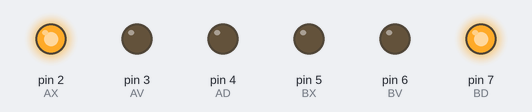
The sketch below on a simulated Arduino Uno, built with avr-gcc and run on an emulated ATmega328P. Parts: output pins drawn as LEDs (lit = HIGH).

Above: at 7.5 s.
At 16.5 s:
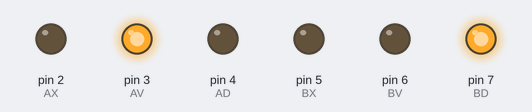
At 25.5 s:
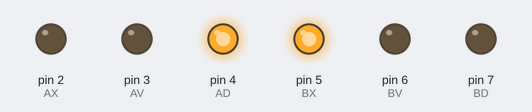
At 34.5 s:
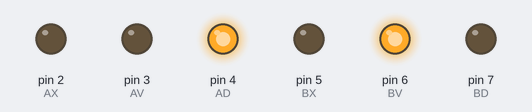
Timing chart, 0 to 46.8 s (numbered marks = the images above):
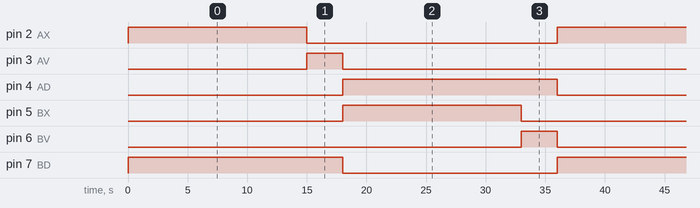

Measured:
- by itself, pin 2 (AX), pin 5 (BX): alternates HIGH for 15.0 s and LOW for 21.0 s
- by itself, pin 3 (AV), pin 6 (BV): alternates HIGH for 3.0 s and LOW for 33.0 s
- by itself, pin 4 (AD), pin 7 (BD): alternates HIGH for 18.0 s and LOW for 18.0 s

The sketch:

code.ino
```cpp
#define AX 2
#define AV 3
#define AD 4

#define BX 5
#define BV 6
#define BD 7
void setup() {
  Serial.begin(9600);
  for(int i = 2; i < 8; i++){
    pinMode(i, OUTPUT);
  }
   digitalWrite(AX, LOW);
   digitalWrite(AV, LOW);
   digitalWrite(AD, LOW);
   digitalWrite(BX, LOW);
   digitalWrite(BV, LOW);
   digitalWrite(BD, LOW);
}
void loop() {
   digitalWrite(AX, HIGH);
   digitalWrite(AV, LOW);
   digitalWrite(AD, LOW);

   digitalWrite(BX, LOW);
   digitalWrite(BV, LOW);
   digitalWrite(BD, HIGH);
   delay(15000);
   digitalWrite(AX, LOW);
   digitalWrite(AV, HIGH);
   digitalWrite(AD, LOW);

   digitalWrite(BX, LOW);
   digitalWrite(BV, LOW);
   digitalWrite(BD, HIGH);
   delay(3000);
   digitalWrite(AX, LOW);
   digitalWrite(AV, LOW);
   digitalWrite(AD, HIGH);

   digitalWrite(BX, HIGH);
   digitalWrite(BV, LOW);
   digitalWrite(BD, LOW);
   delay(15000);
   digitalWrite(AX, LOW);
   digitalWrite(AV, LOW);
   digitalWrite(AD, HIGH);

   digitalWrite(BX, LOW);
   digitalWrite(BV, HIGH);
   digitalWrite(BD, LOW);
   delay(3000);

}
```
